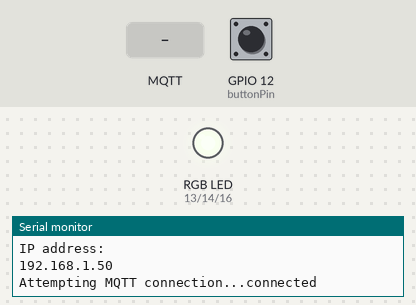
Recording of a sketch running on a simulated ESP8266 (NodeMCU). On the bench: an RGB LED mixed from three pins (HIGH = lit), the last lines printed to the serial monitor. The inputs (shaded band) are chosen by the test bench; at power-on: GPIO 12 (buttonPin) LOW. WiFi joins after 1.5 s; servers stay silent unless stated; no MQTT or app messages arrive unless stated; not simulated (calls return 0 or success): arduino_secrets.h.

Above: at 2.7 s.
2.8 s: MQTT message "1" arrives on the third subscribed topic
At 3.12 s:
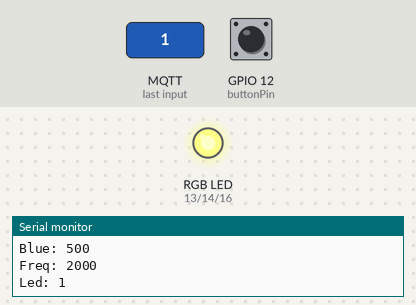
8.8 s: MQTT message "1" arrives on the second subscribed topic
At 9.2 s:
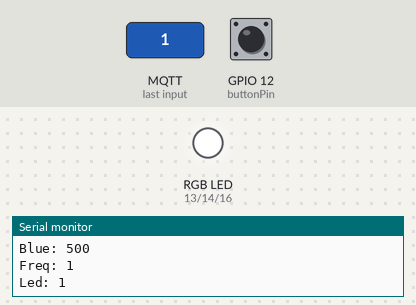
Timing chart, 0 to 11.8 s (numbered marks = the images above; inputs shaded):
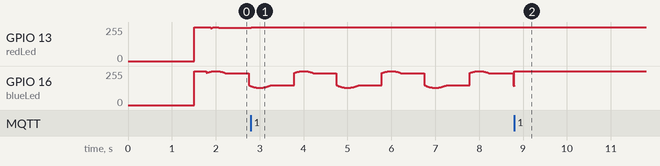

The sketch:

dorrbell-rgb-mqtt.ino
```cpp
/*
 RGB doorbell with MQTT

 Use MQTT to set the RGB color on the button
 Notify via MQTT when button is pushed.

 Created by Linuxsmurfen
 Date: 2020-01-04

*/

#include <ESP8266WiFi.h>
#include <ESP8266mDNS.h>
#include <WiFiUdp.h>
#include <ArduinoOTA.h>
#include <PubSubClient.h>
#include <ClickButton.h>      // https://github.com/marcobrianza/ClickButton
#include <arduino_secrets.h>  // Includes the SECRET_* stuff


// Update these with values suitable for your network.

const char* ssid = SECRET_SSID;
const char* password = SECRET_PW;

const char* mqtt_server = "192.168.1.200";
const char* mqttput =   "doorbell/button";
const char* mqttLed =   "doorbell/led";
const char* mqttRGB =   "doorbell/led/rgb";
const char* mqttFreq =  "doorbell/led/Freq";

const char* OTAhostname = "doorbell";
const char* OTApasswd = "1234";
const int   OTAport = 8266;

const int buttonPin = 12;     // the number of the pushbutton pin
const int redLed = 13;        // the number of the LED pin
const int greenLed = 14;      // the number of the LED pin
const int blueLed = 16;       // the number of the LED pin


//--------- DO NOT CHANGE BELOW -------------------------------

WiFiClient espClient;
PubSubClient client(espClient);
ClickButton button1(buttonPin, HIGH);
char msg[15];
double cosValue = 0;
int ledFreq = 2000;              // Blink freq 0-5000  (0=off)
int redState =   1023;           // Red light 0-1023 (0=off)
int greenState = 0;              // Green light 0-1023 (0=off)
int blueState =  500;            // Blue light 0-1023 (0=off)
boolean ledState = true;         // Led status (true=on)
const int highLed = 1023;        // Max analog value
int clicked[] = {0,0,0};         // Button click history


//---- Wifi setup -----------------
void setup_wifi() {

  delay(10);
  // We start by connecting to a WiFi network
  Serial.println();
  Serial.print("Connecting to ");
  Serial.println(ssid);

  WiFi.mode(WIFI_STA);
  WiFi.begin(ssid, password);

  while (WiFi.waitForConnectResult() != WL_CONNECTED) {
    Serial.println("Connection Failed! Rebooting...");
    delay(5000);
    ESP.restart();
  }

  ArduinoOTA.setPort(OTAport);
  ArduinoOTA.setHostname(OTAhostname);
  ArduinoOTA.setPassword(OTApasswd);

  ArduinoOTA.onStart([]() {
    Serial.println("Start");
  });
  ArduinoOTA.onEnd([]() {
    Serial.println("\nEnd");
  });
  ArduinoOTA.onProgress([](unsigned int progress, unsigned int total) {
    Serial.printf("Progress: %u%%\r", (progress / (total / 100)));
  });
  ArduinoOTA.onError([](ota_error_t error) {
    Serial.printf("Error[%u]: ", error);
    if (error == OTA_AUTH_ERROR) Serial.println("Auth Failed");
    else if (error == OTA_BEGIN_ERROR) Serial.println("Begin Failed");
    else if (error == OTA_CONNECT_ERROR) Serial.println("Connect Failed");
    else if (error == OTA_RECEIVE_ERROR) Serial.println("Receive Failed");
    else if (error == OTA_END_ERROR) Serial.println("End Failed");
  });
  ArduinoOTA.begin();

  Serial.println("Ready");
  Serial.println("IP address: ");
  Serial.println(WiFi.localIP());
}


//---- Reconnect -----------------
void reconnect() {
  // Loop until we're reconnected
  while (!client.connected()) {
    Serial.print("Attempting MQTT connection...");
    if (client.connect(OTAhostname)) {
      Serial.println("connected");

      // Once connected, publish an announcement...
      client.publish(mqttput, "Connected!");

      // ... and subscribe
      client.subscribe(mqttLed);
      client.subscribe(mqttFreq);
      client.subscribe(mqttRGB);

    } else {
      Serial.print("failed, rc=");
      Serial.print(client.state());
      Serial.println(" try again in 5 seconds");
      // Wait 5 seconds before retrying
      delay(5000);
    }
  }
}


//---- Setup everything -----------------
void setup() {
  Serial.begin(115200);
  Serial.println("Booting");
  setup_wifi();
  client.setServer(mqtt_server, 1883);
  client.setCallback(callback);

  // Setup the pins
  pinMode(buttonPin, INPUT_PULLUP);
  pinMode(redLed, OUTPUT);
  pinMode(greenLed, OUTPUT);
  pinMode(blueLed, OUTPUT);
  digitalWrite(redLed, HIGH);
  digitalWrite(greenLed, HIGH);
  digitalWrite(blueLed, HIGH);

  // Setup button timers (all in milliseconds / ms)
  button1.debounceTime   = 20;   // Debounce timer in ms
  button1.multiclickTime = 350;  // Time limit for multi clicks
  button1.longClickTime  = 1000; // time until "held-down clicks" register
}


//---- Parse the mqtt message -------------
//Message arrived: [doorbell/led/freq] 2000
//Message arrived: [doorbell/led/rgb] 235,134,235

void callback(char* topic, byte* payload, unsigned int length) {

  // Print topic and payload
  Serial.print("Message arrived: [");
  Serial.print(topic);
  Serial.print("] ");
  for (int i = 0; i < length; i++) {
    Serial.print((char)payload[i]);
  }
  Serial.println();

  // Convert payload to string and integer
  payload[length] = '\0';
  String s = String((char*)payload);
  int i = s.toInt();

  // Led Topic
  if (strcmp(topic,mqttLed)==0) {
    if (s == "ON" )  {ledState = true;  }
    if (s == "OFF")  {ledState = false; }
    if (s == "fixed") {ledFreq = 0; }
    if (s == "flash") {ledFreq = 300; }
  }

  // Freq Topic
  if (strcmp(topic,mqttFreq)==0) {
    if ((i>=0) && (i<5001)) { ledFreq = i; }
  }

  // RGB Topic
  if (strcmp(topic,mqttRGB)==0) {
    char *p = (char*)payload;
    char *tok;
    tok = strtok(p, ",");
    redState = atoi(tok) * 4;
    tok = strtok(NULL, ",");
    if (tok != NULL) {
      greenState = atoi(tok) * 4;
      tok = strtok(NULL, ",");
      if (tok != NULL) {
          blueState = atoi(tok) * 4;
      }
    }
  }


  // Print values
  Serial.print("Red: "); Serial.print(redState); Serial.println();
  Serial.print("Green: "); Serial.print(greenState); Serial.println();
  Serial.print("Blue: "); Serial.print(blueState); Serial.println();
  Serial.print("Freq: "); Serial.print(ledFreq); Serial.println();
  Serial.print("Led: "); Serial.print(ledState); Serial.println();
}


//---- The main loop -----------------
void loop() {
  ArduinoOTA.handle();

  if (!client.connected()) {
    reconnect();
  }
  client.loop();

  // Check button state
  button1.Update();
  if (button1.clicks != 0) {
    // Save the last 3 button clicks
    clicked[2] = clicked[1];
    clicked[1] = clicked[0];
    clicked[0] = button1.clicks;

    snprintf (msg, 15, "Clicked:%ld", clicked[0]);
    Serial.println(msg);
    client.publish(mqttput, msg);

    snprintf (msg, 15, "Last:%ld,%ld,%ld", clicked[0], clicked[1], clicked[2] );
    Serial.println(msg);
    client.publish(mqttput, msg);
  }

  // Update RGB led
  if (ledState) {
    if (ledFreq == 0) {
      analogWrite(redLed, highLed-redState);
      analogWrite(greenLed, highLed-greenState);
      analogWrite(blueLed, highLed-blueState);
    } else {
      cosValue = cos(2*PI/ledFreq*millis());
      analogWrite(redLed, (highLed-redState/2) + (redState/2) * cosValue);
      analogWrite(blueLed, (highLed-blueState/2) + (blueState/2) * cosValue);
      analogWrite(greenLed, (highLed-greenState/2) + (greenState/2) * cosValue);
    }
  } else {
      analogWrite(redLed, highLed);
      analogWrite(greenLed, highLed);
      analogWrite(blueLed, highLed);
  }


}
```

Measured:
- after the input at 8.8 s, GPIO 13 (redLed): 254/255 → 255/255 at once
